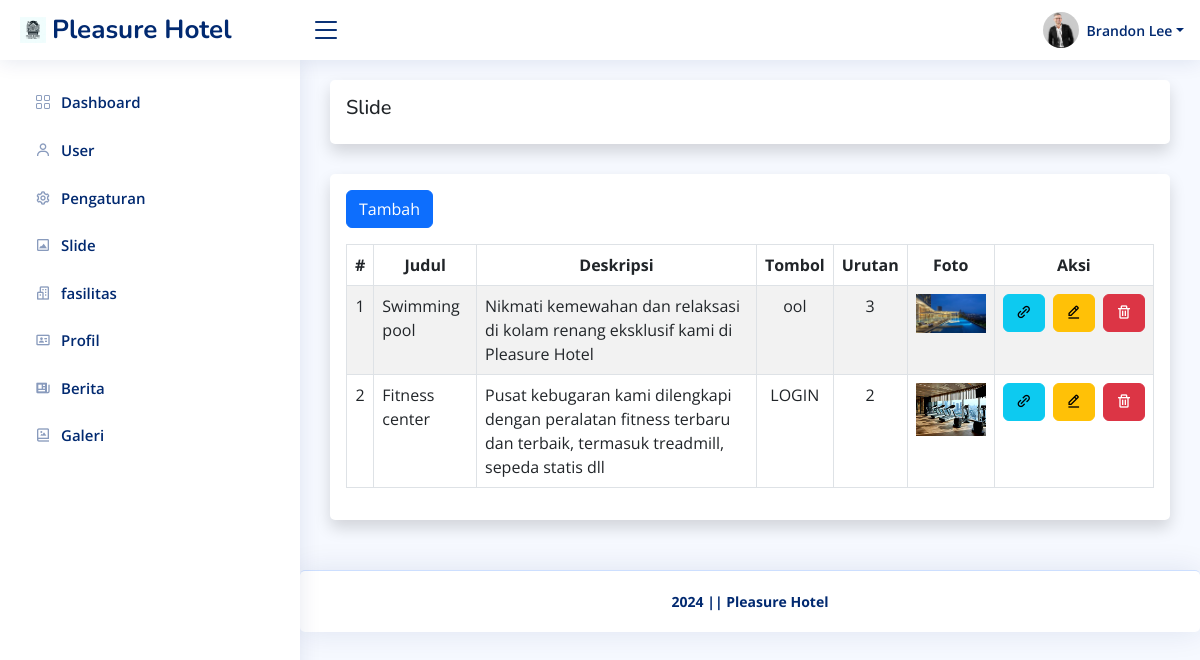
The app's page /admin/slide/index.php (signed in) with its own data.
### tables this page shows
CREATE TABLE `pengaturan` (
  `id_pengaturan` int(11) NOT NULL,
  `appname` varchar(50) NOT NULL,
  `logo` varchar(255) NOT NULL,
  `copyright` varchar(255) NOT NULL,
  `description` varchar(255) NOT NULL,
  `keyword` varchar(255) NOT NULL,
  `author` varchar(128) NOT NULL
);

CREATE TABLE `user` (
  `id_user` int(11) NOT NULL,
  `username` varchar(128) NOT NULL,
  `password` varchar(255) NOT NULL,
  `nama` varchar(128) NOT NULL,
  `role` int(11) NOT NULL,
  `foto` varchar(255) DEFAULT NULL
);

CREATE TABLE `slide` (
  `id_slide` int(11) NOT NULL,
  `judul` varchar(128) NOT NULL,
  `deskripsi` varchar(128) NOT NULL,
  `tombol` varchar(20) NOT NULL,
  `link` varchar(128) NOT NULL,
  `urutan` int(11) NOT NULL,
  `gambar` varchar(255) NOT NULL
);

### helper.php (called while the page is built, shortened)
<?php
$base_url = 'http://localhost/hotelmurah/';
$koneksi = mysqli_connect('localhost', 'root', '', 'hotel');
function get($query)
{
    global $koneksi;
    $result = mysqli_query($koneksi, $query);
    $row = [];
    while ($data = mysqli_fetch_assoc($result)) {
        $row[] = $data;
    }
    return $row;
}
function getWhere($query)
{
    global $koneksi;
    return mysqli_fetch_assoc(mysqli_query($koneksi, $query));
}

### admin/slide/index.php (the view)
<?php require '../template/header.php' ?>
<?php $slide = get("SELECT * FROM slide ORDER BY id_slide DESC"); ?>
<div class="card shadow p-3">
    <h5>Slide</h5>
</div>
<div class="card shadow p-3">
    <div class="mb-3">
        <a class="btn btn-primary" href="<?= $base_url; ?>admin/slide/tambah.php" role="button">Tambah</a>
    </div>
    <div class="table-responsive">
        <table class="table table-striped table-bordered w-100" id="data-table">
            <thead>
                <tr>
                    <th class="text-center">#</th>
                    <th class="text-center">Judul</th>
                    <th class="text-center">Deskripsi</th>
                    <th class="text-center">Tombol</th>
                    <th class="text-center">Urutan</th>
                    <th class="text-center">Foto</th>
                    <th class="text-center">Aksi</th>
                </tr>
            </thead>
            <tbody>
                <?php $i = 1 ?>
                <?php foreach ($slide as $row) : ?>
                    <tr>
                        <td class="text-center"><?= $i++; ?></td>
                        <td><?= $row['judul']; ?></td>
                        <td><?= $row['deskripsi']; ?></td>
                        <td class="text-center"><?= $row['tombol']; ?></td>
                        <td class="text-center"><?= $row['urutan']; ?></td>
                        <td class="text-center">
                            <img src="<?= $base_url; ?>/assets/uploads/slide/<?= $row['gambar']; ?>" alt="<?= $row['judul']; ?>" width="70">
                        </td>
                        <td class="text-center text-nowrap">
                            <a href="<?= $row['link']; ?>" class="btn btn-info me-1" target="_blank"><i class='bx bx-link-alt'></i></a>
                            <a class="btn btn-warning me-1" href="<?= $base_url; ?>admin/slide/ubah.php?id=<?= $row['id_slide']; ?>" role="button"><i class='bx bx-edit-alt'></i></a>
                            <a class="btn btn-danger button-delete" href="<?= $base_url; ?>admin/slide/hapus.php?id=<?= $row['id_slide']; ?>" role="button"><i class='bx bx-trash'></i></a>
                        </td>
                    </tr>
                <?php endforeach ?>
            </tbody>
        </table>
    </div>
</div>
<?php require '../template/footer.php' ?>

### admin/template/header.php (shortened to what this page needs)
<?php require '../../helper.php' ?>
<?php $pengaturan = getWhere("SELECT * FROM pengaturan WHERE id_pengaturan = 1 "); ?>
<!DOCTYPE html>
<html lang="en">
<head>
    <link href="<?= $base_url; ?>assets/plugins/bootstrap/css/bootstrap.min.css" rel="stylesheet">
    <link href="<?= $base_url; ?>assets/plugins/bootstrap-icons/bootstrap-icons.css" rel="stylesheet">
    <link href="<?= $base_url; ?>assets/plugins/boxicons/css/boxicons.min.css" rel="stylesheet">
    <link href="<?= $base_url; ?>assets/plugins/quill/quill.snow.css" rel="stylesheet">
    <link href="<?= $base_url; ?>assets/plugins/quill/quill.bubble.css" rel="stylesheet">
    <link href="<?= $base_url; ?>assets/plugins/remixicon/remixicon.css" rel="stylesheet">
    <link href="<?= $base_url; ?>assets/plugins/simple-datatables/style.css" rel="stylesheet">
    <link rel="stylesheet" href="https://cdnjs.cloudflare.com/ajax/libs/twitter-bootstrap/5.3.0/css/bootstrap.min.css">
    <link rel="stylesheet" href="https://cdn.datatables.net/2.0.8/css/dataTables.bootstrap5.css">
    <link href="<?= $base_url; ?>assets/css/style.css" rel="stylesheet">
</head>
<body>
    <header id="header" class="header fixed-top d-flex align-items-center">
        <div class="d-flex align-items-center justify-content-between">
            <a href="<?= $base_url; ?>admin/dashboard" class="logo d-flex align-items-center">
                <img src="<?= $base_url; ?>assets/img/<?= $pengaturan['logo']; ?>" alt="">
                <span class="d-none d-lg-block"><?= $pengaturan['appname']; ?></span>
            </a>
            <i class="bi bi-list toggle-sidebar-btn"></i>
        </div>
        <nav class="header-nav ms-auto">
            <ul class="d-flex align-items-center">
                <li class="nav-item dropdown pe-3">
                    <?php
                    $id = $_SESSION['id_user'];
                    $akun = getWhere("SELECT * FROM user WHERE id_user = $id ");
                    ?>
                    <a class="nav-link nav-profile d-flex align-items-center pe-0" href="#" data-bs-toggle="dropdown">
                        <?php if ($akun['foto']) : ?>
                            <img src="<?= $base_url; ?>/assets/uploads/user/<?= $akun['foto']; ?>" alt="<?= $akun['nama']; ?>" class="rounded-circle">
                        <?php else : ?>
                            <img src="<?= $base_url; ?>assets/img/noprofil.png" alt="<?= $akun['nama']; ?>" class="rounded-circle">
                        <?php endif ?>
                        <span class="d-none d-md-block dropdown-toggle ps-2"><?= $akun['nama']; ?></span>
                    </a>
                </li>
            </ul>
        </nav>
    </header>
    <aside id="sidebar" class="sidebar">
        <ul class="sidebar-nav" id="sidebar-nav">
            <li class="nav-item">
                <a class="nav-link collapsed" href="<?= $base_url; ?>admin/dashboard">
                    <i class="bi bi-grid"></i>
                    <span>Dashboard</span>
                </a>
            </li>
            <?php if ($_SESSION['role'] == 1) : ?>
                <li class="nav-item">
                    <a class="nav-link collapsed" href="<?= $base_url; ?>admin/user">
                        <i class='bx bx-user'></i>
                        <span>User</span>
                    </a>
                </li>
            <?php endif ?>
            <li class="nav-item">
                <a class="nav-link collapsed" href="<?= $base_url; ?>admin/pengaturan">
                    <i class='bx bx-cog'></i>
                    <span>Pengaturan</span>
                </a>
            </li>
            <li class="nav-item">
                <a class="nav-link collapsed" href="<?= $base_url; ?>admin/slide">
                    <i class='bx bx-image-alt'></i>
                    <span>Slide</span>
                </a>
            </li>
            <li class="nav-item">
                <a class="nav-link collapsed" href="<?= $base_url; ?>admin/fasilitas">
                    <i class='bx bx-buildings'></i>
                    <span>fasilitas</span>
                </a>
            </li>
            <li class="nav-item">
                <a class="nav-link collapsed" href="<?= $base_url; ?>admin/profil">
                    <i class='bx bx-id-card'></i>
                    <span>Profil</span>
                </a>
            </li>
            <li class="nav-item">
                <a class="nav-link collapsed" href="<?= $base_url; ?>admin/berita">
                    <i class='bx bxs-news' ></i>
                    <span>Berita</span>
                </a>
            </li>
            <li class="nav-item">
                <a class="nav-link collapsed" href="<?= $base_url; ?>admin/galery">
                    <i class='bx bx-photo-album'></i>
                    <span>Galeri</span>
                </a>
            </li>
        </ul>
    </aside>
    <main id="main" class="main">

### admin/template/footer.php (shortened to what this page needs)
</main>
<footer id="footer" class="footer card">
    <div class="copyright fw-bold">
        <?= $pengaturan['copyright']; ?>
    </div>
</footer>
</body>
</html>

### assets/css/style.css (style rules this page uses)
:root { scroll-behavior: smooth; }
body { font-family: "Open Sans", sans-serif; background: #f6f9ff; color: #444444; }
a { color: #4154f1; text-decoration: none; }
h1, h2, h3, h4, h5, h6 { font-family: "Nunito", sans-serif; }
#main { margin-top: 60px; padding: 20px 30px; transition: all 0.3s; }
.card { margin-bottom: 30px; border: none; border-radius: 5px; box-shadow: 0px 0 30px rgba(1, 41, 112, 0.1); }
.logo { line-height: 1; }
@media (min-width: 1200px) { .logo { width: 280px; } }
.logo img { max-height: 26px; margin-right: 6px; }
.logo span { font-size: 26px; font-weight: 700; color: #012970; font-family: "Nunito", sans-serif; }
.header { transition: all 0.5s; z-index: 997; height: 60px; box-shadow: 0px 2px 20px rgba(1, 41, 112, 0.1); background-color: #fff; padding-left: 20px; }
.header .toggle-sidebar-btn { font-size: 32px; padding-left: 10px; cursor: pointer; color: #012970; }
.header-nav ul { list-style: none; }
.header-nav>ul { margin: 0; padding: 0; }
.header-nav .nav-profile { color: #012970; }
.header-nav .nav-profile img { max-height: 36px; }
.header-nav .nav-profile span { font-size: 14px; font-weight: 600; }
.sidebar { position: fixed; top: 60px; left: 0; bottom: 0; width: 300px; z-index: 996; transition: all 0.3s; padding: 20px; overflow-y: auto; scrollbar-width: thin; scrollbar-color: #aab7cf transparent; box-shadow: 0px 0px 20px rgba(1, 41, 112, 0.1); background-color: #fff; }
@media (min-width: 1200px) { #main, #footer { margin-left: 300px; } }
.sidebar-nav { padding: 0; margin: 0; list-style: none; }
.sidebar-nav li { padding: 0; margin: 0; list-style: none; }
.sidebar-nav .nav-item { margin-bottom: 5px; }
.sidebar-nav .nav-link { display: flex; align-items: center; font-size: 15px; font-weight: 600; color: #4154f1; transition: 0.3; background: #f6f9ff; padding: 10px 15px; border-radius: 4px; }
.sidebar-nav .nav-link i { font-size: 16px; margin-right: 10px; color: #4154f1; }
.sidebar-nav .nav-link.collapsed { color: #012970; background: #fff; }
.sidebar-nav .nav-link.collapsed i { color: #899bbd; }
.footer { padding: 20px 0; font-size: 14px; transition: all 0.3s; border-top: 1px solid #cddfff; }
.footer .copyright { text-align: center; color: #012970; }

### records on screen
pengaturan: logo (picture), appname "Pleasure Hotel", copyright "2024 || Pleasure Hotel"
user: foto (picture), nama "Brandon Lee"
slide: judul "Swimming pool", deskripsi "Nikmati kemewahan dan relaksasi di kolam renang eksklusif kami di Pleasure Hotel", tombol "ool", urutan "3", gambar (picture)
slide: judul "Fitness center", deskripsi "Pusat kebugaran kami dilengkapi dengan peralatan fitness terbaru dan terbaik, termasuk treadmill, sepeda statis dll", tombol "LOGIN", urutan "2", gambar (picture)
